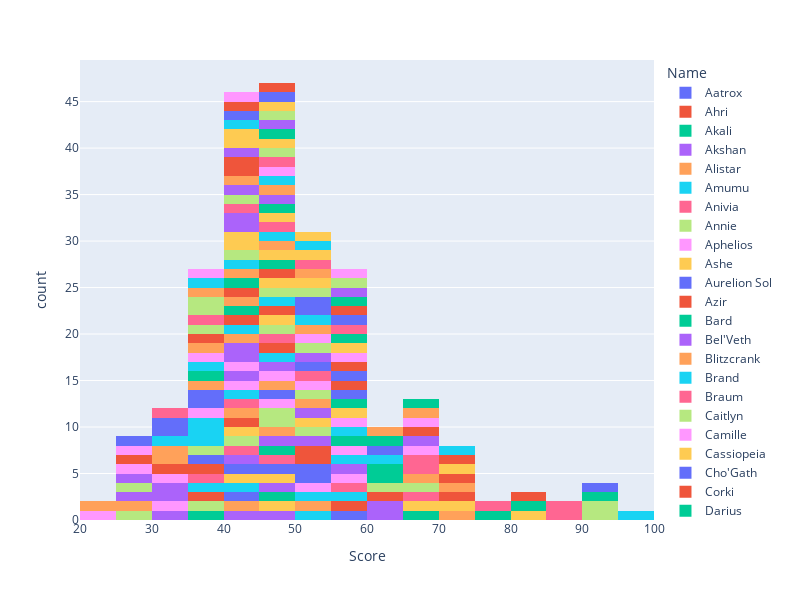

Notebook source saved alongside this figure:
### Code cell
# Distribuition of scores
px.histogram(df,'Score', color='Name', width=800 , height=600)
